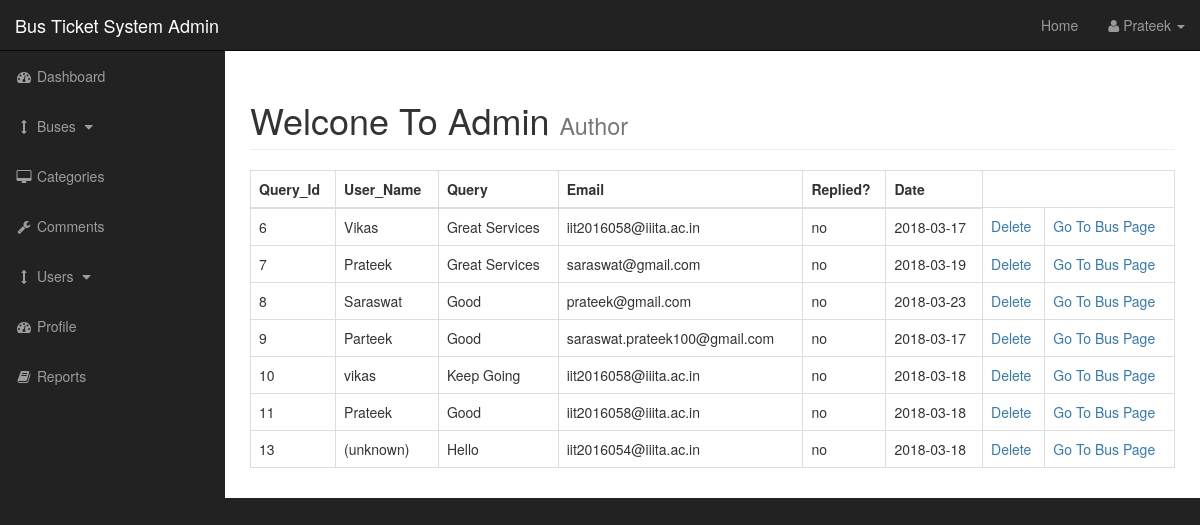
Page /admin/query.php (signed in) on the earlier database version.
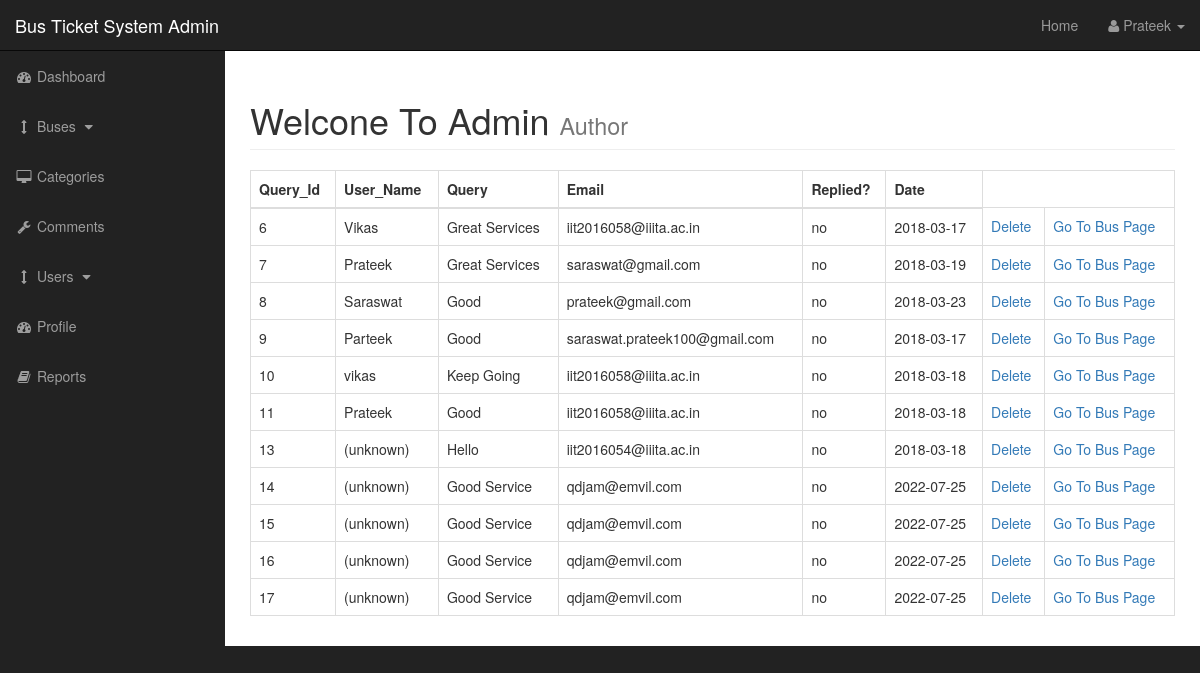
Same page on the later database version.
### tables this page shows
CREATE TABLE `query` (
  `query_id` int(3) NOT NULL,
  `query_bus_id` int(3) NOT NULL,
  `query_user` varchar(255) NOT NULL,
  `query_email` varchar(255) NOT NULL,
  `query_date` date NOT NULL,
  `query_content` text NOT NULL,
  `query_replied` varchar(255) NOT NULL
);

### admin/query.php (the view, shortened to what this page needs)
<?php include"includes/admin_header.php"; ?>
    <div id="wrapper">
        <?php include"includes/admin_navigation.php"; ?>
        <div id="page-wrapper">
            <div class="container-fluid">
                <div class="row">
                    <div class="col-lg-12">
                        <h1 class="page-header">
                            Welcone To Admin
                            <small>Author</small>
                        </h1>
                        <?php
                        if (isset($_GET['source'])) {
                            $source = $_GET['source'];
                        }
                        else {
                            $source = "";
                        }
                        switch ($source) {
                            default: ?>
                                <table class="table table-bordered table-hover">
                                <thead>
                                    <tr>
                                        <th>Query_Id</th>
                                        <th>User_Name</th>
                                        <th>Query</th>
                                        <th>Email</th>
                                        <th>Replied?</th>
                                        <th>Date</th>
                                    </tr>
                                </thead>
                                <tbody>
                                    <?php
                                        $query = "SELECT *  FROM  query";
                                        $select_posts = mysqli_query($connection,$query);
                                        while($row = mysqli_fetch_assoc($select_posts)) {
                                            $query_id = $row['query_id'];
                                            $query_bus_id = $row['query_bus_id'];
                                            $query_user = $row['query_user'];
                                            $query_email = $row['query_email'];
                                            $query_date = $row['query_date'];
                                            $query_content = $row['query_content'];
                                            $query_replied = $row['query_replied'];
                                     ?>
                                    <tr>
                                        <td><?php echo $query_id ?></td>
                                        <td><?php echo $query_user ?></td>
                                        <td><?php echo $query_content ?></td>
                                        <td><?php echo $query_email ?></td>
                                        <td><?php echo $query_replied ?></td>
                                        <td><?php echo $query_date ?></td>
                                        <?php echo "<td><a href='query.php?delete=$query_id'>Delete</a></td>"; ?>
                                        <?php echo "<td><a href='../bus_info.php?bus_id=$query_bus_id'>Go To Bus Page</a></td>"; ?>
                                    </tr>
                                    <?php } ?>
                                </tbody>
                                </table><?php
                                break;
                        }
                        ?>
                    </div>
                </div>
            </div>
        </div>
<?php include"includes/admin_footer.php"; ?>

### admin/includes/admin_header.php (shortened to what this page needs)
<!DOCTYPE html>
<html lang="en">
<head>
    <link href="css/bootstrap.min.css" rel="stylesheet">
    <link href="css/sb-admin.css" rel="stylesheet">
    <link href="font-awesome/css/font-awesome.min.css" rel="stylesheet" type="text/css">
</head>
<body>

### admin/includes/admin_navigation.php (shortened to what this page needs)
<nav class="navbar navbar-inverse navbar-fixed-top" role="navigation">
            <div class="navbar-header">
                <a class="navbar-brand" href="index.php">Bus Ticket System Admin</a>
            </div>
            <ul class="nav navbar-right top-nav">
                <li><a href="../index.php">Home</a></li>
                <li class="dropdown">
                    <a href="#" class="dropdown-toggle" data-toggle="dropdown"><i class="fa fa-user"></i> <?php echo ucfirst($_SESSION['s_username']); ?> <b class="caret"></b></a>
                </li>
            </ul>
            <div class="collapse navbar-collapse navbar-ex1-collapse">
                <ul class="nav navbar-nav side-nav">
                    <li>
                        <a href="index.php"><i class="fa fa-fw fa-dashboard"></i> Dashboard</a>
                    </li>
                    <li>
                        <a href="javascript:;" data-toggle="collapse" data-target="#demo"><i class="fa fa-fw fa-arrows-v"></i> Buses <i class="fa fa-fw fa-caret-down"></i></a>
                    </li>
                    <li>
                        <a href="categories.php"><i class="fa fa-fw fa-desktop"></i> Categories</a>
                    </li>
                    <li>
                        <a href="query.php"><i class="fa fa-fw fa-wrench"></i> Comments</a>
                    </li>
                    <li>
                        <a href="javascript:;" data-toggle="collapse" data-target="#demo1"><i class="fa fa-fw fa-arrows-v"></i> Users <i class="fa fa-fw fa-caret-down"></i></a>
                    </li>
                    <li>
                        <a href="../profile.php"><i class="fa fa-fw fa-dashboard"></i> Profile</a>
                    </li>
                    <li>
                        <a href="report.php"><i class="fa fa-fw fa-book"></i> Reports</a>
                    </li>
                </ul>
            </div>
        </nav>

### admin/includes/admin_footer.php (shortened to what this page needs)
</div>
</body>
</html>

### admin/css/sb-admin.css (style rules this page uses)
body { margin-top: 100px; background-color: #222; }
@media (min-width:768px) { body { margin-top: 50px; } }
#wrapper { padding-left: 0; }
#page-wrapper { width: 100%; padding: 0; background-color: #fff; }
@media (min-width:768px) { #wrapper { padding-left: 225px; } }
@media (min-width:768px) { #page-wrapper { padding: 10px; } }
.top-nav { padding: 0 15px; }
.top-nav>li { display: inline-block; float: left; }
.top-nav>li>a { padding-top: 15px; padding-bottom: 15px; line-height: 20px; color: #999; }
@media (min-width:768px) { .side-nav { position: fixed; top: 51px; left: 225px; width: 225px; margin-left: -225px; border: none; border-radius: 0; overflow-y: auto; background-color: #222; } }
@media (min-width:768px) { .side-nav>li>a { width: 225px; } }

Differences in the rows shown:
added query: query_id "14", query_user "(unknown)", query_content "Good Service", query_email "qdjam@emvil.com", query_replied "no", query_date "2022-07-25"
added query: query_id "15", query_user "(unknown)", query_content "Good Service", query_email "qdjam@emvil.com", query_replied "no", query_date "2022-07-25"
added query: query_id "16", query_user "(unknown)", query_content "Good Service", query_email "qdjam@emvil.com", query_replied "no", query_date "2022-07-25"
added query: query_id "17", query_user "(unknown)", query_content "Good Service", query_email "qdjam@emvil.com", query_replied "no", query_date "2022-07-25"
